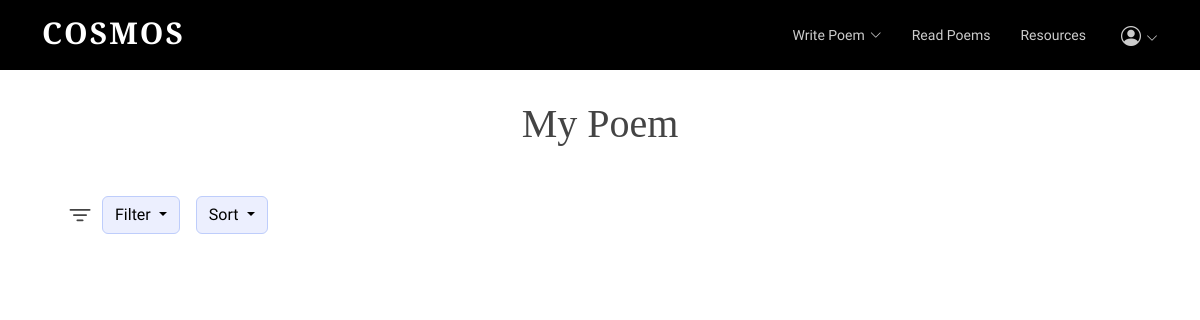
Before: /mypage (signed in) with the older database file.
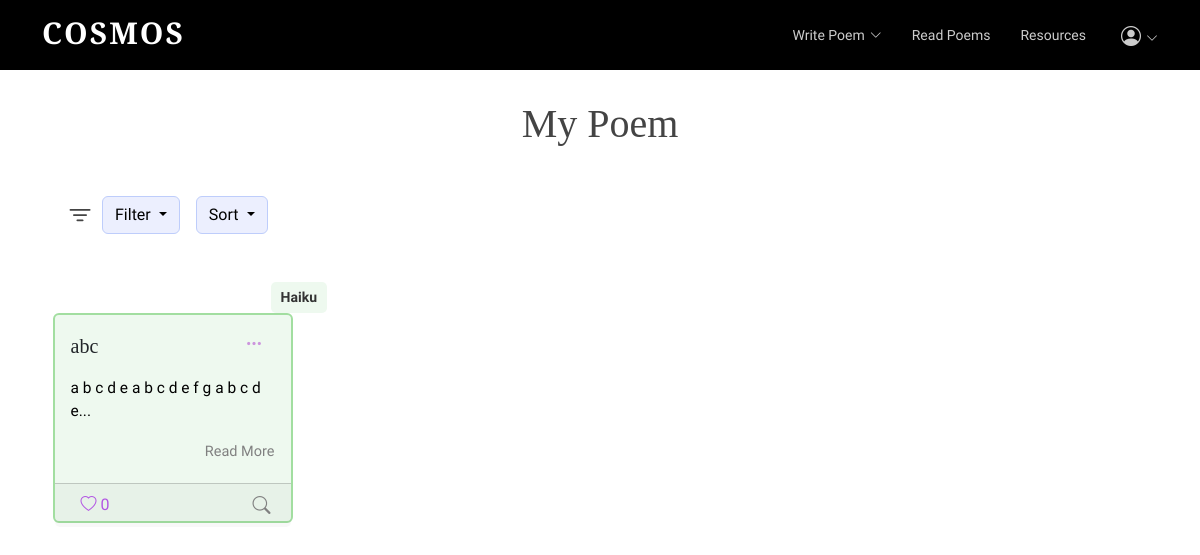
After: the same page with the newer database file.
### tables this page shows
CREATE TABLE "Poem" (
	"username"	TEXT,
	"content"	TEXT,
	"date"	TEXT,
	"title"	TEXT,
	"type"	TEXT
, "id"	INTEGER, "numLikes"	INTEGER, "sentiment"	INTEGER, "iamb"	INTEGER);

### app.py (the view)
@app.route('/mypage', methods=['GET']) # / => main homepage; decorator
def mypage(): #index func calls render_template, showing login.html on website
	isLogin = False
	if request.method == "POST":
		pass
	else:
		conn = sqlite3.connect('static/database.db')
		cursor = conn.cursor()
		query = """
			SELECT P.username, P.content, P.date, P.title, P.type,P.id, P.numLikes, P.iamb,
				   COALESCE(L.liked, 0) AS liked
			FROM Poem P
			LEFT JOIN Likes L ON P.id = L.poem_id AND L.username = ?
		"""
		cursor.execute(query, (session.get("username"),))
		rows = cursor.fetchall()
		usernames = []  # ["scott", "alice"]
		contents = []  # ["poem...", "poem2..."]
		dates = []  # ["2023-12-12", "2022-10-10"]
		titles = []
		types = []
		likes = []
		ids = []
		num_likes = []
		iambs = []
		for row in rows:
			usernames.append(row[0])
			contents.append(row[1])
			dates.append(row[2])
			titles.append(row[3])
			if row[4] == "free":
				types.append("Freestyle")
			else:
				types.append(row[4].title())
			likes.append(row[6])
			iambs.append(row[7])
			ids.append(row[5])
			num_likes.append(row[8])
		print("ABCCCCC",iambs)
		if "username" not in session:
			isLogin = False
			return redirect(url_for('login'))
		else:
			isLogin = True
		return render_template('mypage.html',ids=ids, usernames=usernames, contents=contents,
							   dates=dates, titles=titles, types=types, liked_status=likes, iambs=iambs,
							   num_poems=len(usernames), isLogin=isLogin, username = session["username"],num_likes=num_likes)

### templates/mypage.html (shortened to what this page needs)
<!DOCTYPE html>
<html lang="en">
  <head>
    <link href="../static/vendor/aos/aos.css" rel="stylesheet">
    <link href="../static/vendor/bootstrap/css/bootstrap.min.css" rel="stylesheet">
    <link href="../static/vendor/bootstrap-icons/bootstrap-icons.css" rel="stylesheet">
    <link href="../static/vendor/boxicons/css/boxicons.min.css" rel="stylesheet">
    <link href="../static/vendor/glightbox/css/glightbox.min.css" rel="stylesheet">
    <link href="../static/vendor/swiper/swiper-bundle.min.css" rel="stylesheet">
    <link href="../static/css/style.css" rel="stylesheet">
  </head>
  <body>
 <header id="header" class="fixed-top d-flex align-items-center">
    <div class="container d-flex justify-content-between">
      <div class="logo">
        <h1><a href="{{url_for('index')}}">Cosmos</a></h1>
      </div>
      <nav id="navbar" class="navbar">
        <ul>
          <li class="dropdown"><a href="{{url_for('bwrite')}}"><span>Write Poem</span> <i class="bi bi-chevron-down"></i></a>
          </li>
          <li><a class="nav-link scrollto" href="{{url_for('board')}}">Read Poems</a></li>
          <li><a class="nav-link scrollto" href="{{url_for('tube')}}">Resources</a></li>
          {% if isLogin %}
            <li class="dropdown myppp">
              <a  class="color-white"><span><i class="bi bi-person-circle large-icon"></i></span> <i class="bi bi-chevron-down"></i></a>
            </li>
          {% else %}
            <li><a class="nav-link scrollto" href="{{url_for('login')}}">Login</a></li>
          {% endif %}
        </ul>
      </nav>
    </div>
  </header>
      <main>
        <div class="container stat-mt">
          <h1 class="mb-5 text-center">My Poem</h1>
  <div class="d-flex">
      <i class="bi bi-filter ms-5 ms-md-4 me-2 bigbigicon"></i>
<div class="dropdown me-3">
  <button class="btn btn-secondary dropdown-toggle" type="button" id="filterMenuButton" data-bs-toggle="dropdown" aria-expanded="false">
    Filter
  </button>
</div>
<div class="dropdown">
  <button class="btn btn-secondary dropdown-toggle" type="button" id="sortMenuButton" data-bs-toggle="dropdown" aria-expanded="false">
    Sort
  </button>
</div>
  </div>
          <div class="row poem-container">
              {% set counter = 0 %}
 {% for i in range(num_poems) %}
          {% if username == usernames[i] %}
              {% set counter = counter + 1 %}
         {% if counter < 4 %}
         <div class="col-md-6 col-lg-3 poem-item filter-{{types[i]}} mt-3 mt-md-4" data-title="{{titles[i]}}" data-date="{{dates[i][0:10]}}" data-type="{{types[i]}}"data-poem-id="{{ ids[i] }}"data-likes ="{{ num_likes[i] }}">
         <div class="poem-tags text-end me-3">
            {% if types[i] == "Acrostic" %}
            <span class="taga">{{types[i]}}</span>
            {% elif types[i] == "Freestyle" %}
            <span class="tagf">{{types[i]}}</span>
            {% elif types[i] == "Sonnet" %}
            <span class="tags">{{types[i]}}</span>
            {% else %}
            <span class="tagh">{{types[i]}}</span>
            {% endif %}
         </div>
            {% endif %}
            {% if types[i] == "Acrostic" %}
            <div class="card poem-card mx-auto poem-card-h" style="width: 18rem;">
               {% elif types[i] == "Freestyle" %}
               <div class="card poem-card mx-auto poem-card-f" style="width: 18rem;">
                  {% elif types[i] == "Sonnet" %}
                  <div class="card poem-card mx-auto poem-card-s" style="width: 18rem;">
                     {% else %}
                     <div class="card poem-card mx-auto" style="width: 18rem;">
                        {% endif %}
                        <div class="card-body">
                           <div class="d-flex justify-content-between align-items-center mb-2">
                              {% if titles[i]|length < 11 %}
                              {% if iambs[i] == 1 %}
                              <h5 class="card-title"><span class="title">{{titles[i]}} (I)- </span> </h5>
                              {% else %}
                              <h5 class="card-title"><span class="title">{{titles[i]}} </span> </h5>
                              {% endif %}
                              {% else %}
                              {% if iambs[i] == 1 %}
                              <h5 class="card-title"><span class="title">{{titles[i][0:11]}} (I)... </span>  </h5>
                              {% else %}
                              <h5 class="card-title"><span class="title">{{titles[i][0:11]}}... </span>  </h5>
                              {% endif %}
                              {% endif %}
<div class="btn-group">
    <button type="button" class="btn btn-outline-primary dropdown-toggle border-0 bg-transparent custom-size" data-bs-toggle="dropdown" aria-expanded="false">
<i class="bi bi-three-dots icon-nudge-up"></i>
    </button>
</div>
                           </div>
                           {% if contents[i][:45]|length < 25 %}
                           <p class="card-text mytext">{{contents[i][0:40]}} ...</p>
                           <br>
                           {% else %}
                           <p class="card-text mytext">{{contents[i][0:40]}}...</p>
                           {% endif %}
                           <div class="text-end">
                              <a class="card-link text-right" data-bs-toggle="modal" data-bs-target="#poemModal" data-poem-id="{{ ids[i] }}" data-title="{{titles[i]}}" data-type="{{types[i]}}" data-username="{{usernames[i]}}" data-date="{{dates[i][0:10]}}" data-content="{{contents[i]}}">
                              Read More
                              </a>
                           </div>
                        </div>
                        <div class="card-footer d-flex justify-content-between mt-1 mb-5">
                            <div class="like-button-container ms-1">
                                {% if liked_status[i] == 1 %}
                                <button class="like-button btn-like" data-poem-id="{{ ids[i] }}" data-username="{{ usernames[i] }}" data-liked="{{ liked_status[i] }}" data-likes ="{{ num_likes[i] }}">
                                    <i class="bi bi-heart-fill"></i>
                                    <span class="like-count">{{ num_likes[i] }}</span>
                                </button>
                                {% else %}
                                <button class="like-button" data-poem-id="{{ ids[i] }}" data-username="{{ usernames[i] }}" data-liked="{{ liked_status[i] }}" data-likes ="{{ num_likes[i] }}">
                                    <i class="bi bi-heart"></i>
                                    <span class="like-count">{{ num_likes[i] }}</span>
                                </button>
                                {% endif %}
                            </div>
                           <a class="smb2 me-1"data-bs-html="true" data-bs-toggle="tooltip" data-bs-placement="top" title="Author: {{usernames[i]}} <br> Date: {{dates[i][0:10]}}">
                                <i class="bi bi-search"></i>
                            </a>
                        </div>
                     </div>
                  </div>
                   {% endif %}
                  {% endfor %}
                  </div>
        </div>
</main>
  </body>
</html>

### static/css/style.css (style rules this page uses)
html, body { font-family: 'Nanum Myeongjo', serif !important; }
.large-icon { font-size: 20px !important; }
body { color: #444444; }
a { color: #1bac91; text-decoration: none; }
h1, h2, h3, h4, h5, h6 { font-family: 'Cormorant Garamond', serif; }
#header { height: 70px; transition: all 0.5s; z-index: 997; background: #000; }
#header .logo h1 { font-size: 30px; margin: 0; margin-top: 3px; padding: 6px 0; line-height: 1; font-weight: 700; letter-spacing: 2px; text-transform: uppercase; }
#header .logo h1 a, #header .logo h1 a:hover { color: #fff; text-decoration: none; }
.navbar { padding: 0; }
.navbar ul { margin: 0; padding: 0; display: flex; list-style: none; align-items: center; }
.navbar li { position: relative; }
.navbar>ul>li+li { margin-left: 30px; }
.navbar a, .navbar a:focus { display: flex; align-items: center; justify-content: space-between; padding: 12px 0; font-size: 14px; font-family: "Raleway", sans-serif; color: rgba(255, 255, 255, 0.8); white-space: nowrap; transition: 0.3s; position: relative; }
.navbar a i, .navbar a:focus i { font-size: 12px; line-height: 0; margin-left: 5px; }
.navbar>ul>li>a:before { content: ""; position: absolute; width: 100%; height: 2px; bottom: 3px; left: 0; background-color: #A2AFF6; visibility: hidden; width: 0px; transition: all 0.3s ease-in-out 0s; }
.btn-outline-primary.dropdown-toggle::after { display: none; }
.icon-nudge-up { position: relative; top: -5px; }
.custom-size { font-size: 17px; }
body p { color: black; font-family: 'Nanum Myeongjo', serif; }
body a { color: gray; }
body { margin: 0; }
.btn-outline-primary { color: #CC95DD !important; }
.smb2 { font-size:18px; }
.myppp { margin-top:5px; }
.bigbigicon { font-size: 28px !important; }
.btn-secondary { background-color:#ECEFFE !important; border: 1px solid #BECDFB !important; color: black !important; }
.card-link { cursor:pointer; font-size: 14.5px; }
.like-button { font-size:16px; }
.like-button { background-color: transparent !important; color:#B255E3 !important; border: none !important; }
.poem-card { height: 210px; background-color:rgba(198, 235, 202, 0.3); border: 2px solid #A2DEA0; transition: transform 0.3s ease-in-out; }
.stat-mt { margin-top: 100px; }
.mytext { font-size:15.5px !important; }
@media (min-width: 990px) and (max-width: 1200px) { .poem-card { width: 15rem !important; } }
.poem-tags { margin-top: 10px; }
.tagh { display: inline-block; background-color: rgba(198, 235, 202, 0.3) !important; border-radius: 5px; padding: 5px 10px; font-weight: 700; margin-right: -8px; margin-top: 10px; font-size: 14px; color: #333; }
@media (max-width: 1400px) { .tagh,.tags,.tagf,.taga { margin-right: -26px; } }
@media (max-width: 1200px) { .tagh,.tags,.tagf,.taga { margin-right: -40px; } }
.color-white { color:white; }

Changed rows visible on the page:
added Poem: title "abc", username "testtest" (drawn), content "a b c d e a b c d e f g a b c d e"
Other visible differences:
new list line: "Haiku ... Read More 0"
